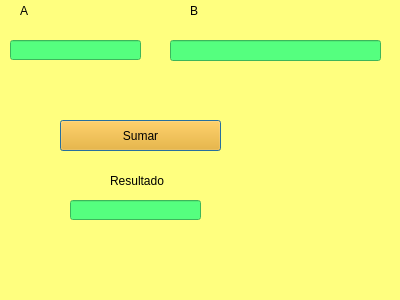
<?xml version="1.0" encoding="UTF-8"?>
<ui version="4.0">
 <class>Dialog</class>
 <widget class="QDialog" name="Dialog">
  <property name="geometry">
   <rect>
    <x>0</x>
    <y>0</y>
    <width>400</width>
    <height>300</height>
   </rect>
  </property>
  <property name="windowTitle">
   <string>Dialog</string>
  </property>
  <property name="styleSheet">
   <string notr="true">background-color: rgb(255, 255, 127);
border-color: rgb(85, 85, 0);
</string>
  </property>
  <widget class="QPushButton" name="a">
   <property name="geometry">
    <rect>
     <x>60</x>
     <y>120</y>
     <width>161</width>
     <height>31</height>
    </rect>
   </property>
   <property name="styleSheet">
    <string notr="true">background-color: rgb(255, 170, 0);</string>
   </property>
   <property name="text">
    <string>Sumar</string>
   </property>
  </widget>
  <widget class="QLineEdit" name="recibidor">
   <property name="geometry">
    <rect>
     <x>10</x>
     <y>40</y>
     <width>131</width>
     <height>20</height>
    </rect>
   </property>
   <property name="styleSheet">
    <string notr="true">background-color: rgb(85, 255, 127);</string>
   </property>
   <property name="text">
    <string/>
   </property>
  </widget>
  <widget class="QLabel" name="label">
   <property name="geometry">
    <rect>
     <x>20</x>
     <y>0</y>
     <width>71</width>
     <height>21</height>
    </rect>
   </property>
   <property name="styleSheet">
    <string notr="true">font: 16pt &quot;Franklin Gothic Medium Cond&quot;;</string>
   </property>
   <property name="text">
    <string>A</string>
   </property>
  </widget>
  <widget class="QLabel" name="label_2">
   <property name="geometry">
    <rect>
     <x>190</x>
     <y>0</y>
     <width>361</width>
     <height>21</height>
    </rect>
   </property>
   <property name="styleSheet">
    <string notr="true">font: 16pt &quot;Franklin Gothic Medium Cond&quot;;</string>
   </property>
   <property name="text">
    <string>B</string>
   </property>
  </widget>
  <widget class="QLineEdit" name="recibidor_2">
   <property name="geometry">
    <rect>
     <x>170</x>
     <y>40</y>
     <width>211</width>
     <height>21</height>
    </rect>
   </property>
   <property name="styleSheet">
    <string notr="true">background-color: rgb(85, 255, 127);</string>
   </property>
   <property name="text">
    <string/>
   </property>
  </widget>
  <widget class="QLineEdit" name="recibidor_3">
   <property name="geometry">
    <rect>
     <x>70</x>
     <y>200</y>
     <width>131</width>
     <height>20</height>
    </rect>
   </property>
   <property name="styleSheet">
    <string notr="true">background-color: rgb(85, 255, 127);</string>
   </property>
   <property name="text">
    <string/>
   </property>
  </widget>
  <widget class="QLabel" name="label_3">
   <property name="geometry">
    <rect>
     <x>110</x>
     <y>170</y>
     <width>101</width>
     <height>21</height>
    </rect>
   </property>
   <property name="styleSheet">
    <string notr="true">font: 16pt &quot;Franklin Gothic Medium Cond&quot;;</string>
   </property>
   <property name="text">
    <string>Resultado</string>
   </property>
  </widget>
 </widget>
 <resources/>
 <connections/>
</ui>
